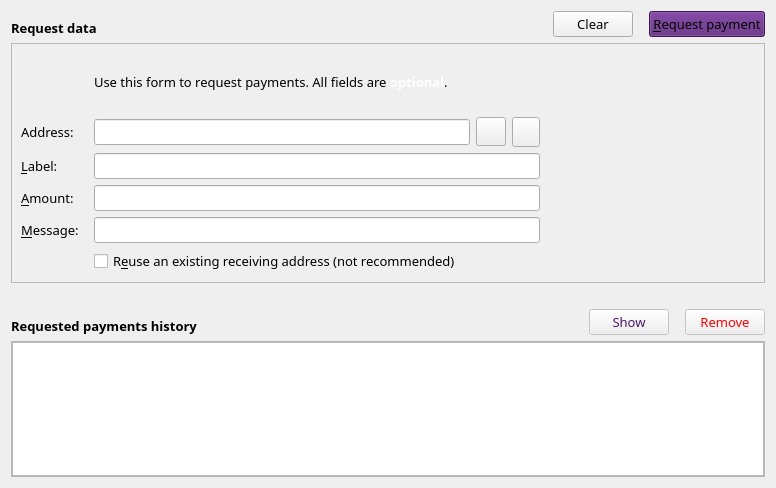
<?xml version="1.0" encoding="UTF-8"?>
<ui version="4.0">
 <class>ReceiveCoinsDialog</class>
 <widget class="QWidget" name="ReceiveCoinsDialog">
  <property name="geometry">
   <rect>
    <x>0</x>
    <y>0</y>
    <width>776</width>
    <height>488</height>
   </rect>
  </property>
  <property name="font">
   <font>
    <family>Source Sans Pro</family>
    <pointsize>10</pointsize>
   </font>
  </property>
  <layout class="QVBoxLayout" name="verticalLayout">
   <item>
    <layout class="QHBoxLayout" name="horizontalLayout">
     <item>
      <widget class="QLabel" name="label_7">
       <property name="font">
        <font>
         <weight>75</weight>
         <bold>true</bold>
        </font>
       </property>
       <property name="text">
        <string>Request data</string>
       </property>
       <property name="alignment">
        <set>Qt::AlignBottom|Qt::AlignLeading|Qt::AlignLeft</set>
       </property>
      </widget>
     </item>
     <item>
      <spacer name="horizontalSpacer_6">
       <property name="orientation">
        <enum>Qt::Horizontal</enum>
       </property>
       <property name="sizeType">
        <enum>QSizePolicy::Expanding</enum>
       </property>
       <property name="sizeHint" stdset="0">
        <size>
         <width>70</width>
         <height>20</height>
        </size>
       </property>
      </spacer>
     </item>
     <item>
      <widget class="QPushButton" name="clearButton">
       <property name="sizePolicy">
        <sizepolicy hsizetype="Minimum" vsizetype="Fixed">
         <horstretch>0</horstretch>
         <verstretch>0</verstretch>
        </sizepolicy>
       </property>
       <property name="toolTip">
        <string>Clear all fields of the form.</string>
       </property>
       <property name="styleSheet">
        <string notr="true"/>
       </property>
       <property name="text">
        <string>Clear</string>
       </property>
       <property name="icon">
        <iconset resource="../bitcoin.qrc">
         <normaloff>:/icons/remove</normaloff>:/icons/remove</iconset>
       </property>
       <property name="autoDefault">
        <bool>false</bool>
       </property>
      </widget>
     </item>
     <item>
      <spacer name="horizontalSpacer_5">
       <property name="orientation">
        <enum>Qt::Horizontal</enum>
       </property>
       <property name="sizeType">
        <enum>QSizePolicy::Fixed</enum>
       </property>
       <property name="sizeHint" stdset="0">
        <size>
         <width>10</width>
         <height>20</height>
        </size>
       </property>
      </spacer>
     </item>
     <item>
      <widget class="QPushButton" name="receiveButton">
       <property name="font">
        <font>
         <family>Source Sans Pro</family>
         <pointsize>10</pointsize>
        </font>
       </property>
       <property name="styleSheet">
        <string notr="true">background-color: #581F78;</string>
       </property>
       <property name="text">
        <string>&amp;Request payment</string>
       </property>
       <property name="icon">
        <iconset resource="../bitcoin.qrc">
         <normaloff>:/icons/request_payment</normaloff>:/icons/request_payment</iconset>
       </property>
      </widget>
     </item>
    </layout>
   </item>
   <item>
    <widget class="QFrame" name="frameRequest">
     <property name="sizePolicy">
      <sizepolicy hsizetype="Preferred" vsizetype="Expanding">
       <horstretch>0</horstretch>
       <verstretch>0</verstretch>
      </sizepolicy>
     </property>
     <property name="frameShape">
      <enum>QFrame::StyledPanel</enum>
     </property>
     <property name="frameShadow">
      <enum>QFrame::Sunken</enum>
     </property>
     <layout class="QVBoxLayout" name="verticalLayout_3">
      <item>
       <layout class="QGridLayout" name="gridLayout">
        <property name="horizontalSpacing">
         <number>15</number>
        </property>
        <item row="3" column="0">
         <widget class="QLabel" name="label_8">
          <property name="text">
           <string>Address:</string>
          </property>
         </widget>
        </item>
        <item row="2" column="2">
         <widget class="QLabel" name="label_5">
          <property name="text">
           <string>&lt;html&gt;&lt;head/&gt;&lt;body&gt;&lt;p&gt;Use this form to request payments. All fields are &lt;span style=&quot;	color: #ffffff;&quot;&gt;&lt;b&gt;optional&lt;/b&gt;&lt;/span&gt;.&lt;/p&gt;&lt;/body&gt;&lt;/html&gt;</string>
          </property>
         </widget>
        </item>
        <item row="2" column="3" rowspan="6">
         <widget class="QRImageWidget" name="lblQRCode">
          <property name="minimumSize">
           <size>
            <width>200</width>
            <height>220</height>
           </size>
          </property>
          <property name="maximumSize">
           <size>
            <width>200</width>
            <height>220</height>
           </size>
          </property>
          <property name="text">
           <string/>
          </property>
         </widget>
        </item>
        <item row="5" column="0">
         <widget class="QLabel" name="label">
          <property name="toolTip">
           <string>An optional amount to request. Leave this empty or zero to not request a specific amount.</string>
          </property>
          <property name="text">
           <string>&amp;Amount:</string>
          </property>
          <property name="buddy">
           <cstring>reqAmount</cstring>
          </property>
         </widget>
        </item>
        <item row="4" column="2">
         <widget class="QLineEdit" name="reqLabel">
          <property name="toolTip">
           <string>An optional label to associate with the new receiving address.</string>
          </property>
         </widget>
        </item>
        <item row="4" column="0">
         <widget class="QLabel" name="label_2">
          <property name="toolTip">
           <string>An optional label to associate with the new receiving address.</string>
          </property>
          <property name="text">
           <string>&amp;Label:</string>
          </property>
          <property name="buddy">
           <cstring>reqLabel</cstring>
          </property>
         </widget>
        </item>
        <item row="6" column="0">
         <widget class="QLabel" name="label_3">
          <property name="toolTip">
           <string>An optional message to attach to the payment request, which will be displayed when the request is opened. Note: The message will not be sent with the payment over the ECOC network.</string>
          </property>
          <property name="text">
           <string>&amp;Message:</string>
          </property>
          <property name="buddy">
           <cstring>reqMessage</cstring>
          </property>
         </widget>
        </item>
        <item row="3" column="2">
         <layout class="QHBoxLayout" name="horizontalLayout_3">
          <property name="spacing">
           <number>6</number>
          </property>
          <item>
           <widget class="QLineEdit" name="leAddress"/>
          </item>
          <item>
           <widget class="QToolButton" name="copyAddressButton">
            <property name="text">
             <string/>
            </property>
            <property name="iconSize">
             <size>
              <width>22</width>
              <height>22</height>
             </size>
            </property>
           </widget>
          </item>
          <item>
           <widget class="QToolButton" name="refreshButton">
            <property name="minimumSize">
             <size>
              <width>28</width>
              <height>30</height>
             </size>
            </property>
            <property name="maximumSize">
             <size>
              <width>20</width>
              <height>30</height>
             </size>
            </property>
            <property name="text">
             <string/>
            </property>
           </widget>
          </item>
         </layout>
        </item>
        <item row="6" column="2">
         <widget class="QLineEdit" name="reqMessage">
          <property name="toolTip">
           <string>An optional message to attach to the payment request, which will be displayed when the request is opened. Note: The message will not be sent with the payment over the ECOC network.</string>
          </property>
         </widget>
        </item>
        <item row="5" column="2">
         <widget class="BitcoinAmountField" name="reqAmount">
          <property name="minimumSize">
           <size>
            <width>80</width>
            <height>0</height>
           </size>
          </property>
          <property name="toolTip">
           <string>An optional amount to request. Leave this empty or zero to not request a specific amount.</string>
          </property>
         </widget>
        </item>
        <item row="7" column="2">
         <widget class="QCheckBox" name="reuseAddress">
          <property name="toolTip">
           <string>Reuse one of the previously used receiving addresses. Reusing addresses has security and privacy issues. Do not use this unless re-generating a payment request made before.</string>
          </property>
          <property name="text">
           <string>R&amp;euse an existing receiving address (not recommended)</string>
          </property>
         </widget>
        </item>
        <item row="7" column="0">
         <widget class="QLabel" name="label_4">
          <property name="text">
           <string/>
          </property>
         </widget>
        </item>
       </layout>
      </item>
     </layout>
    </widget>
   </item>
   <item>
    <spacer name="verticalSpacer_2">
     <property name="orientation">
      <enum>Qt::Vertical</enum>
     </property>
     <property name="sizeType">
      <enum>QSizePolicy::Fixed</enum>
     </property>
     <property name="sizeHint" stdset="0">
      <size>
       <width>10</width>
       <height>20</height>
      </size>
     </property>
    </spacer>
   </item>
   <item>
    <layout class="QHBoxLayout" name="horizontalLayout_2">
     <item>
      <widget class="QLabel" name="label_6">
       <property name="font">
        <font>
         <weight>75</weight>
         <bold>true</bold>
        </font>
       </property>
       <property name="text">
        <string>Requested payments history</string>
       </property>
       <property name="alignment">
        <set>Qt::AlignBottom|Qt::AlignLeading|Qt::AlignLeft</set>
       </property>
      </widget>
     </item>
     <item>
      <spacer name="horizontalSpacer_3">
       <property name="orientation">
        <enum>Qt::Horizontal</enum>
       </property>
       <property name="sizeType">
        <enum>QSizePolicy::Expanding</enum>
       </property>
       <property name="sizeHint" stdset="0">
        <size>
         <width>70</width>
         <height>20</height>
        </size>
       </property>
      </spacer>
     </item>
     <item>
      <widget class="QPushButton" name="showRequestButton">
       <property name="enabled">
        <bool>false</bool>
       </property>
       <property name="font">
        <font>
         <family>Source Sans Pro</family>
         <pointsize>10</pointsize>
        </font>
       </property>
       <property name="toolTip">
        <string>Show the selected request (does the same as double clicking an entry)</string>
       </property>
       <property name="autoFillBackground">
        <bool>false</bool>
       </property>
       <property name="styleSheet">
        <string notr="true">color: #4e1668;
transparent: 50%;
</string>
       </property>
       <property name="text">
        <string>Show</string>
       </property>
       <property name="icon">
        <iconset resource="../bitcoin.qrc">
         <normaloff>:/icons/show</normaloff>:/icons/show</iconset>
       </property>
       <property name="iconSize">
        <size>
         <width>22</width>
         <height>16</height>
        </size>
       </property>
       <property name="autoDefault">
        <bool>false</bool>
       </property>
      </widget>
     </item>
     <item>
      <spacer name="horizontalSpacer_4">
       <property name="orientation">
        <enum>Qt::Horizontal</enum>
       </property>
       <property name="sizeType">
        <enum>QSizePolicy::Fixed</enum>
       </property>
       <property name="sizeHint" stdset="0">
        <size>
         <width>10</width>
         <height>20</height>
        </size>
       </property>
      </spacer>
     </item>
     <item>
      <widget class="QPushButton" name="removeRequestButton">
       <property name="enabled">
        <bool>false</bool>
       </property>
       <property name="font">
        <font>
         <family>Source Sans Pro</family>
         <pointsize>10</pointsize>
        </font>
       </property>
       <property name="toolTip">
        <string>Remove the selected entries from the list</string>
       </property>
       <property name="autoFillBackground">
        <bool>false</bool>
       </property>
       <property name="styleSheet">
        <string notr="true">color: Red;
transparent: 80%;

</string>
       </property>
       <property name="text">
        <string>Remove</string>
       </property>
       <property name="icon">
        <iconset resource="../bitcoin.qrc">
         <normaloff>:/icons/remove</normaloff>:/icons/remove</iconset>
       </property>
       <property name="autoDefault">
        <bool>false</bool>
       </property>
      </widget>
     </item>
    </layout>
   </item>
   <item>
    <widget class="QFrame" name="frame">
     <property name="sizePolicy">
      <sizepolicy hsizetype="Preferred" vsizetype="Expanding">
       <horstretch>0</horstretch>
       <verstretch>0</verstretch>
      </sizepolicy>
     </property>
     <property name="frameShape">
      <enum>QFrame::StyledPanel</enum>
     </property>
     <property name="frameShadow">
      <enum>QFrame::Raised</enum>
     </property>
     <layout class="QVBoxLayout" name="verticalLayout_2">
      <property name="spacing">
       <number>0</number>
      </property>
      <property name="leftMargin">
       <number>0</number>
      </property>
      <property name="topMargin">
       <number>0</number>
      </property>
      <property name="rightMargin">
       <number>0</number>
      </property>
      <property name="bottomMargin">
       <number>0</number>
      </property>
      <item>
       <widget class="QTableView" name="recentRequestsView">
        <property name="contextMenuPolicy">
         <enum>Qt::CustomContextMenu</enum>
        </property>
        <property name="tabKeyNavigation">
         <bool>false</bool>
        </property>
        <property name="sortingEnabled">
         <bool>true</bool>
        </property>
       </widget>
      </item>
     </layout>
    </widget>
   </item>
  </layout>
 </widget>
 <customwidgets>
  <customwidget>
   <class>BitcoinAmountField</class>
   <extends>QLineEdit</extends>
   <header>bitcoinamountfield.h</header>
   <container>1</container>
  </customwidget>
  <customwidget>
   <class>QRImageWidget</class>
   <extends>QLabel</extends>
   <header>receiverequestdialog.h</header>
  </customwidget>
 </customwidgets>
 <tabstops>
  <tabstop>recentRequestsView</tabstop>
  <tabstop>showRequestButton</tabstop>
  <tabstop>removeRequestButton</tabstop>
 </tabstops>
 <resources>
  <include location="../bitcoin.qrc"/>
 </resources>
 <connections/>
</ui>
